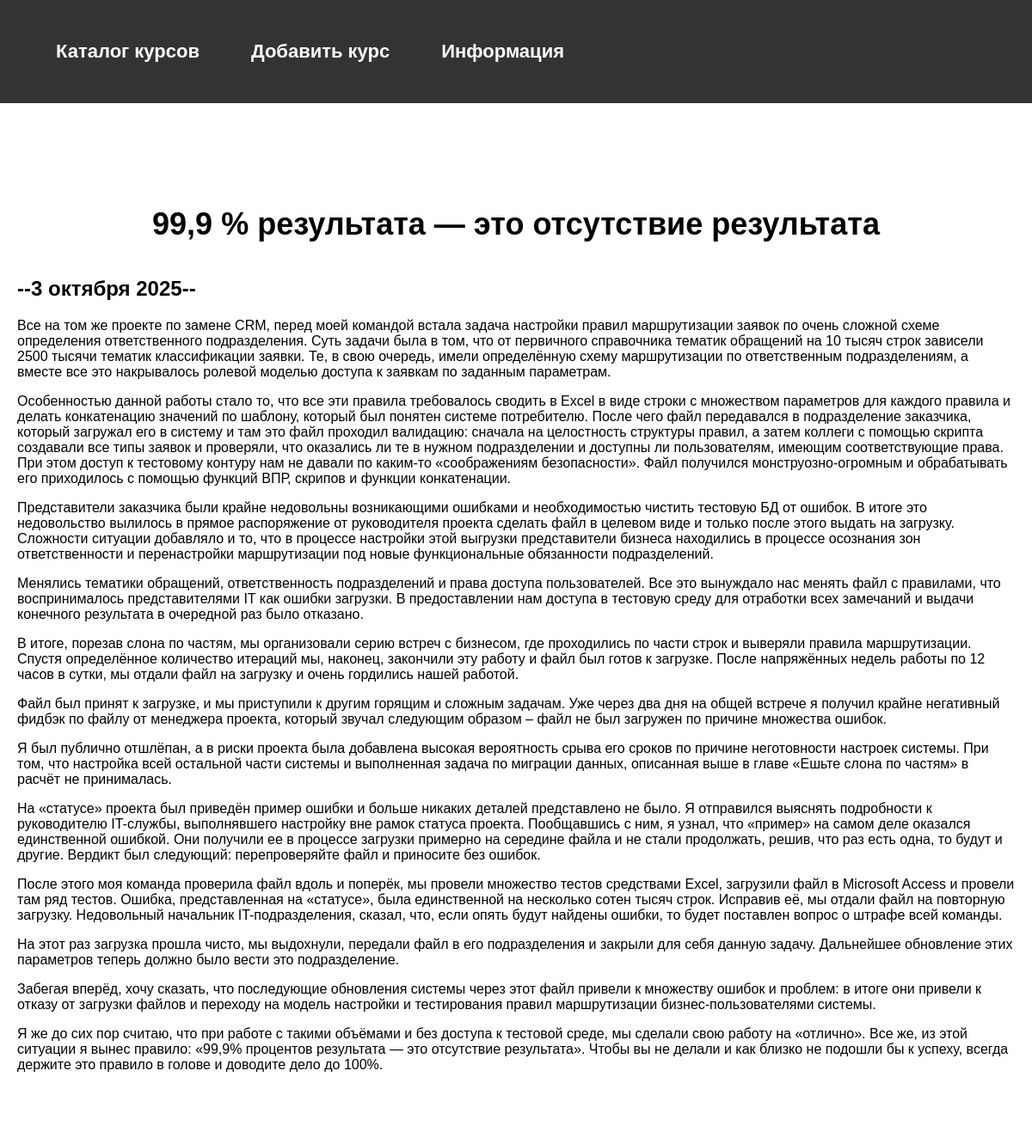
Page /blog/3 on the committed database.
### blog/models.py (models this page shows, shortened)
class Blog(models.Model):
    title = models.CharField(max_length=200)
    description = models.TextField()
    date = models.DateField()

### blog/views.py (the view)
# urls.py: path('<int:blog_id>', views.detail, name='detail'),
def detail(request, blog_id):
    blog = get_object_or_404(Blog, pk=blog_id)
    return render(request, 'blog/details.html', {'blog': blog})

### blog/templates/blog/details.html
{% extends 'skills/base.html' %}
{% block content %}
<div class="detail">
    <h1>{{ blog.title }}</h1>
    <h2>--{{ blog.date|date:'j E Y' }}--</h2>
    {{ blog.description|safe }}
</div>
{% endblock %}

### skills/static/css/style.css (style rules this page uses)
body { font-family: "Roboto", sans-serif; padding: 0; margin: 0; background: #lightyellow; }
.content h1 { text-align: center; margin: 60px 0 40px; font-size: 36px; }
.detail { background: #FFF; padding: 20px 20px 60px; }
body { font-family: Arial, sans-serif; }

### rows in the picture
Blog: title "99,9 % результата — это отсутствие результата", date "3 октября 2025", description "Все на том же проекте по замене CRM, перед моей командой встала задача настройки правил маршрутизации заявок по очень сложной схеме определения ответственного подразделения. Суть задачи была в том, что от первичного справочника тематик обращений на 10 тысяч строк зависели 2500 тысячи тематик классификации заявки. Те, в свою очередь, имели определённую схему маршрутизации по ответственным подразделениям, а вместе все это накрывалось ролевой моделью доступа к заявкам по заданным параметрам. Особенностью данной работы стало то, что все эти правила требовалось сводить в Excel в виде строки с множеством параметров для каждого правила и делать конкатенацию значений по шаблону, который был понятен…"
